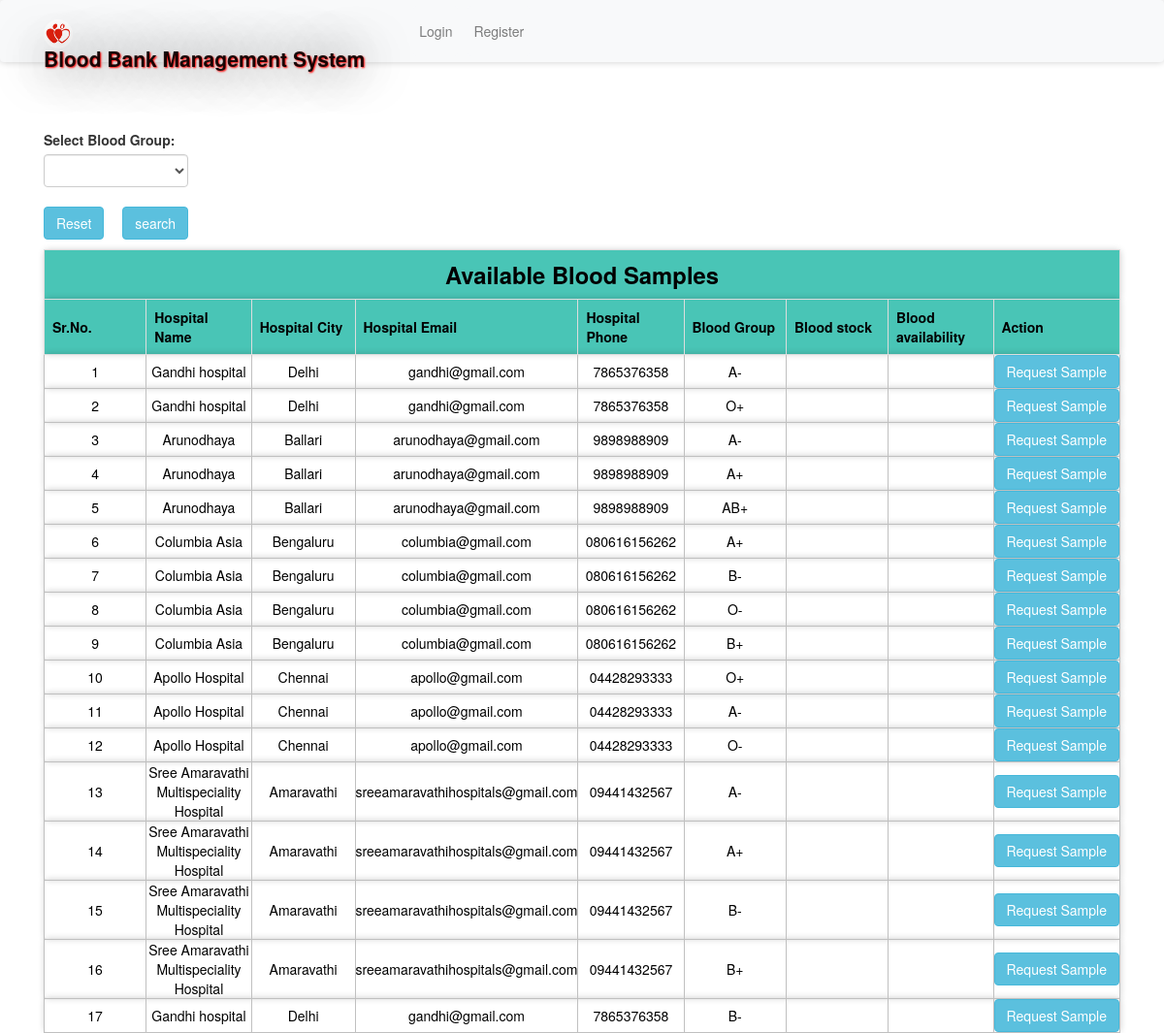
Before: /abs.php with the older database file.
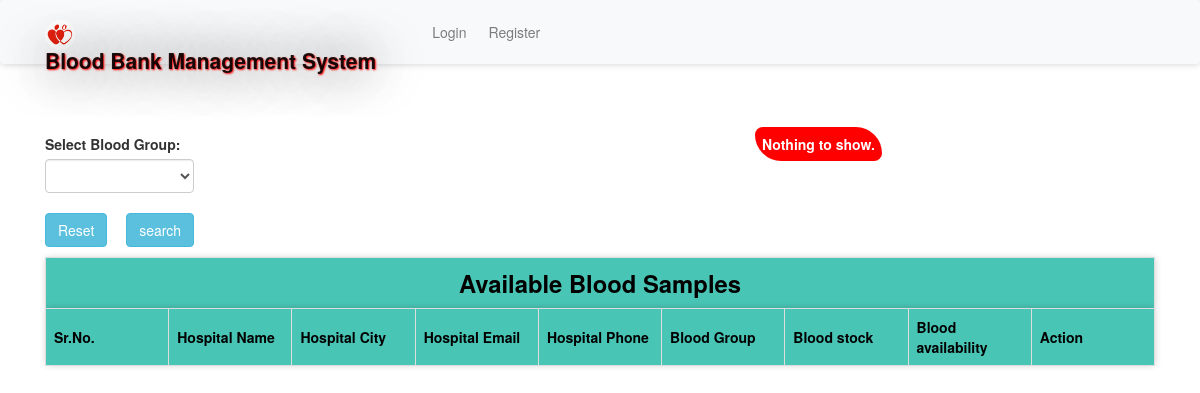
After: the same page with the newer database file.
### tables this page shows
CREATE TABLE `bloodinfo` (
  `bid` int(11) NOT NULL,
  `hid` int(11) NOT NULL,
  `bg` varchar(10) NOT NULL,
  `stock` int(11) NOT NULL,
  `doa` varchar(20) NOT NULL
);

CREATE TABLE `hospitals` (
  `id` int(11) NOT NULL,
  `hname` varchar(100) NOT NULL,
  `hemail` varchar(100) NOT NULL,
  `hpassword` varchar(100) NOT NULL,
  `hphone` varchar(100) NOT NULL,
  `hcity` varchar(100) NOT NULL
);

### message.php (called while the page is built, shortened)
<?php $counter=0; if(isset($_GET['msg'])) { ?>
	<div class="col-5 alert alert alert-success alert-dismissible fade show card" id="message">
		<button type="button" class="close" data-dismiss="alert" title="close">&times;</button><?php echo $_GET['msg'];?>
	</div>
<?php }?>

### abs.php (the view, shortened to what this page needs)
<?php
require 'file/connection.php';
if(isset($_GET['search'])){
    $searchKey = $_GET['search'];
    $sql = "select bloodinfo.*, hospitals.* from bloodinfo, hospitals where bloodinfo.hid=hospitals.id && bg='$searchKey'";
}else{
    $sql = "select bloodinfo.*, hospitals.* from bloodinfo, hospitals where bloodinfo.hid=hospitals.id";
}
$result = mysqli_query ($conn, $sql);
?>
<!DOCTYPE html>
<html>
<?php require 'head.php'; ?>
<body>
    <?php require 'header.php'; ?>
    <div class="container cont">
        <?php require 'message.php'; ?>
        <div class="row col-lg-8 col-md-8 col-sm-12 mb-3" style="float:left;">
            <form method="get" action="" style="margin-top:-20px; ">
            <label class="font-weight-bolder">Select Blood Group:</label>
               <select name="search" class="form-control">
               <option><?php echo @$_GET['search']; ?></option>
               <option value="A+">A+</option>
               </select><br>
               <a href="abs.php" class="btn btn-info mr-4"> Reset</a>
               <input type="submit" name="submit" class="btn btn-info" value="search">
           </form>
        </div>
        <table bgcolor="#2779a7">
        <tr><th colspan="9" class="title">Available Blood Samples</th></tr>
            <tr>
                <th>Sr.No.</th>
                <th>Hospital Name</th>
                <th>Hospital City</th>
                <th>Hospital Email</th>
                <th>Hospital Phone</th>
                <th>Blood Group</th>
                <th>Blood stock</th>
                <th>Blood availability</th>
                <th>Action</th>
            </tr>
            <div>
                <?php
                if ($result) {
                    $row =mysqli_num_rows( $result);
                    if ($row) {
                }else echo '<b style="color:white;background-color:red;padding:7px;border-radius: 15px 50px;">Nothing to show.</b>';
            }
            ?>
            </div>
        <?php while($row = mysqli_fetch_array($result)) { ?>
            <tr>
                <td><?php echo ++$counter;?></td>
                <td><?php echo $row['hname'];?></td>
                <td><?php echo ($row['hcity']); ?></td>
                <td><?php echo ($row['hemail']); ?></td>
                <td><?php echo ($row['hphone']); ?></td>
                <td><?php echo ($row['bg']); ?></td>
                <td><?php echo $row['stock']; ?></td>
                <td><?php echo $row['doa']; ?></td>
                <form action="file/request.php" method="post">
                <?php if (isset($_SESSION['hid'])) { ?>
                <td><a href="javascript:void(0);" class="btn btn-info hospital">Request Sample</a></td>
                <?php } else {(isset($_SESSION['rid']))  ?>
                <td><input type="submit" name="request" class="btn btn-info" value="Request Sample"></td>
                <?php } ?>
                </form>
            </tr>
        <?php }
         ?>
        </table>
    </div>
</body>

### head.php (shortened to what this page needs)
<head>
    <link rel="stylesheet" href="https://maxcdn.bootstrapcdn.com/bootstrap/4.5.0/css/bootstrap.min.css">
    <link rel="stylesheet" type="text/css" href="../library/css/bootstrap.min.css"/>
    <link href="css/style.css" rel="stylesheet"/>
</head>

### header.php (shortened to what this page needs)
<nav class="navbar navbar-expand-sm navbar-light bg-light sticky-top">
    <div class="container">
        <a class="navbar-brand" href="index.php"><img src="image/favicon.jpg" width="30" height="30" class="rounded-circle">Blood Bank Management System</a>
          <div class="collapse navbar-collapse" id="collapsibleNavbar">
        <?php if (isset($_SESSION['hid'])) { ?>
            <ul class="navbar-nav ml-auto">
            <li class="nav-item">
                <a class="nav-link btn btn-light" href="logout.php">Logout</a>
            </li>
        </ul>
        <?php }  else { ?>
                    <ul class="navbar-nav ml-auto">
            <li class="nav-item">
                <a class="nav-link btn btn-light" href="login.php">Login</a>
            </li>
            <li class="nav-item">
                <a class="nav-link btn btn-light" href="register.php">Register</a>
            </li>
        </ul>
        <?php } ?>
       </div>
    </div>
</nav>

### css/style.css (style rules this page uses)
.cont { padding-top: 40px; text-align: justify; font-size: 1em; }
.card ,nav, .footer,tr,video { border-radius: 3px; transition: all 200ms ease-out; box-shadow: 0px 0px 7px rgba(0, 0, 0, 0.2); }
tr,th,td { border:0.1px solid silver; text-align: center; }
.nav-item { margin-left: 10px; }
.navbar-brand { text-shadow: 1px 1px 2px red, 0 0 50px black, 0 0 5px white; font-weight: bold; font-size: 1.5em; }
.title { font-weight: bold; font-size: 1.7em; text-transform: capitalize; text-align: center; }
.rounded-circle { margin-top: -2.5px; }
form { padding-top: 20px; }
a:link { text-decoration: none; }

### abs.php (style rules this page uses)
body { background-size: cover; min-height: 0; height: 900px; }
table { border-collapse: collapse; border:1px solid black; color:black; width: 100%; border-radius: 5px; -moz-border-radius: 5px !important; }
th { background-color: #49c5b6; border: 1px solid #ddd; padding: 8px; text-align: left; width:10%; margin-bottom: 10px; }
tr { border: 1px solid #ddd; width:10%; }

Changed rows visible on the page:
removed bloodinfo: hid.hname "Gandhi hospital", hid.hcity "Delhi", hid.hemail "gandhi@gmail.com", hid.hphone "7865376358", bg "A-"
removed bloodinfo: hid.hname "Gandhi hospital", hid.hcity "Delhi", hid.hemail "gandhi@gmail.com", hid.hphone "7865376358", bg "O+"
removed bloodinfo: hid.hname "Arunodhaya", hid.hcity "Ballari", hid.hemail "arunodhaya@gmail.com", hid.hphone "9898988909", bg "A-"
removed bloodinfo: hid.hname "Arunodhaya", hid.hcity "Ballari", hid.hemail "arunodhaya@gmail.com", hid.hphone "9898988909", bg "A+"
removed bloodinfo: hid.hname "Arunodhaya", hid.hcity "Ballari", hid.hemail "arunodhaya@gmail.com", hid.hphone "9898988909", bg "AB+"
removed bloodinfo: hid.hname "Columbia Asia", hid.hcity "Bengaluru", hid.hemail "columbia@gmail.com", hid.hphone "080616156262", bg "A+"
removed bloodinfo: hid.hname "Columbia Asia", hid.hcity "Bengaluru", hid.hemail "columbia@gmail.com", hid.hphone "080616156262", bg "B-"
removed bloodinfo: hid.hname "Columbia Asia", hid.hcity "Bengaluru", hid.hemail "columbia@gmail.com", hid.hphone "080616156262", bg "O-"
removed bloodinfo: hid.hname "Columbia Asia", hid.hcity "Bengaluru", hid.hemail "columbia@gmail.com", hid.hphone "080616156262", bg "B+"
removed bloodinfo: hid.hname "Apollo Hospital", hid.hcity "Chennai", hid.hemail "apollo@gmail.com", hid.hphone "04428293333", bg "O+"
removed bloodinfo: hid.hname "Apollo Hospital", hid.hcity "Chennai", hid.hemail "apollo@gmail.com", hid.hphone "04428293333", bg "A-"
removed bloodinfo: hid.hname "Apollo Hospital", hid.hcity "Chennai", hid.hemail "apollo@gmail.com", hid.hphone "04428293333", bg "O-"
removed bloodinfo: hid.hname "Sree Amaravathi Multispeciality Hospital", hid.hcity "Amaravathi", hid.hemail "sreeamaravathihospitals@gmail.com", hid.hphone "09441432567", bg "A-"
removed bloodinfo: hid.hname "Sree Amaravathi Multispeciality Hospital", hid.hcity "Amaravathi", hid.hemail "sreeamaravathihospitals@gmail.com", hid.hphone "09441432567", bg "A+"
removed bloodinfo: hid.hname "Sree Amaravathi Multispeciality Hospital", hid.hcity "Amaravathi", hid.hemail "sreeamaravathihospitals@gmail.com", hid.hphone "09441432567", bg "B-"
removed bloodinfo: hid.hname "Sree Amaravathi Multispeciality Hospital", hid.hcity "Amaravathi", hid.hemail "sreeamaravathihospitals@gmail.com", hid.hphone "09441432567", bg "B+"
removed bloodinfo: hid.hname "Gandhi hospital", hid.hcity "Delhi", hid.hemail "gandhi@gmail.com", hid.hphone "7865376358", bg "B-"
Other visible differences:
text now shown: "Nothing to show."
